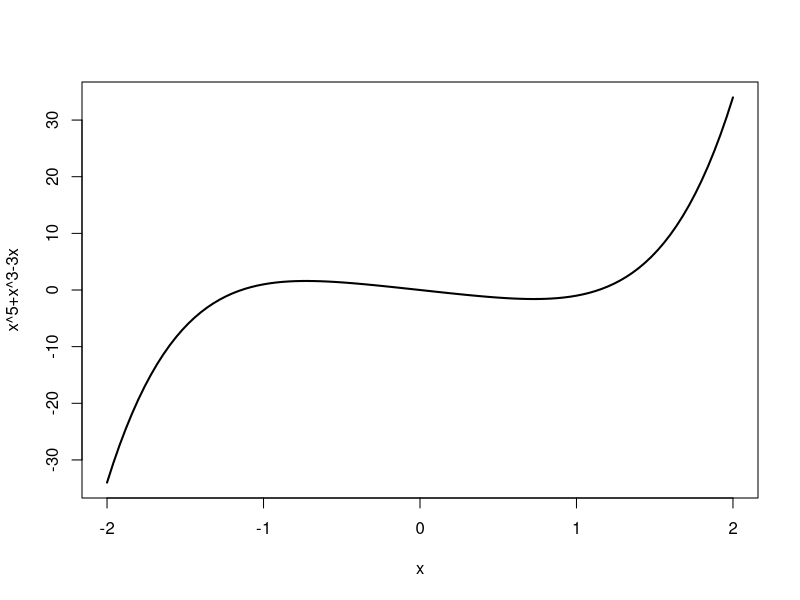

Reproduce this figure in R.
f<- function(x) {
  return(x^5 + x^3 - 3*x)
}
curve(f, from = -2, to = 2, col="black", lwd=2, xlab="x", ylab="x^5+x^3-3x")

